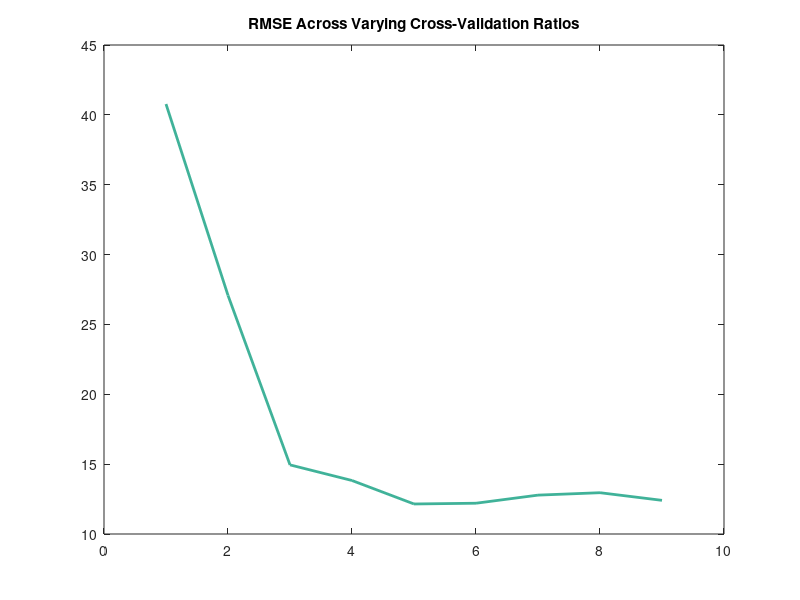

Write MATLAB code to recreate this figure. (Note: this script raises an error after producing the figure.)
%%% No Brain No Gain: Elena Faillace, Kai Lawrence, Chiara Lazzaroli, Deniss Zerkalijs

clc
clear
close all

load("RMSE_training_size.mat");

% Plot previously-computed RMSE vs. Training/Testing size data
figure
plot(fliplr(RMSES_training_size), "color", [0.25, 0.7, 0.6], "linewidth", 2)

title("RMSE Across Varying Cross-Validation Ratios")
xticklabels(["10/90", "20/80", "30/70", "40/60", "50/50", "60/40", "70/30", "80/20", "90/10"]);
xlabel("Training/Test Dataset Size");
ylabel("RMSE")